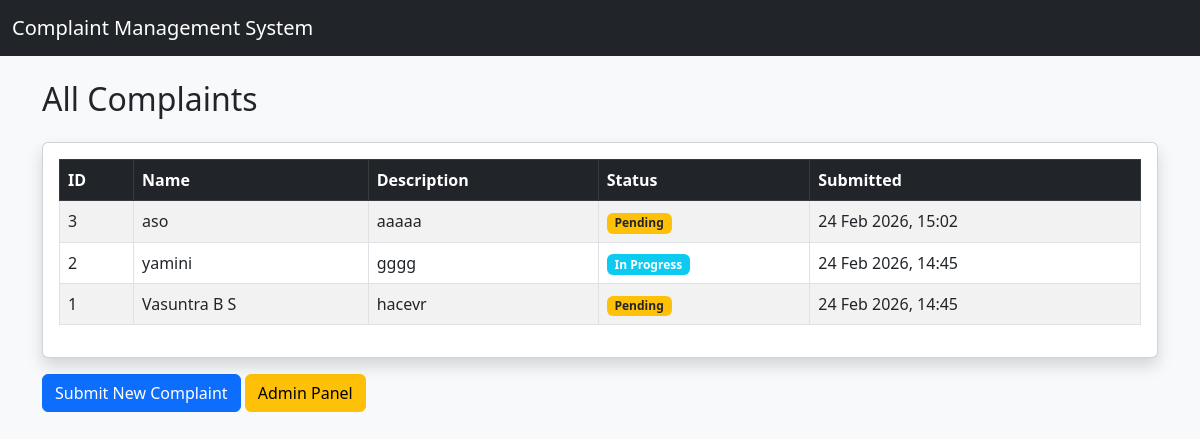
Page /list/ on the committed database.
### tickets/models.py (models this page shows, shortened)
class Complaint(models.Model):
    STATUS_CHOICES = [
        ('PENDING', 'Pending'),
        ('IN_PROGRESS', 'In Progress'),
        ('RESOLVED', 'Resolved'),
    ]
    name = models.CharField(max_length=100)
    email = models.EmailField()
    description = models.TextField()
    CATEGORY_CHOICES = [
    ('TECH', 'Technical'),
    ('MAINTENANCE', 'Maintenance'),
    ('OTHER', 'Other'),
]
    category = models.CharField(max_length=50, choices=CATEGORY_CHOICES)
    status = models.CharField(max_length=20, choices=STATUS_CHOICES, default='PENDING')
    created_at = models.DateTimeField(auto_now_add=True)

### tickets/views.py (the view)
# urls.py: path('list/', views.complaint_list, name='list'),
def complaint_list(request):
    complaints = Complaint.objects.all().order_by('-created_at')
    return render(request, 'tickets/list.html', {'complaints': complaints})

### tickets/templates/tickets/list.html (shortened to what this page needs)
<!DOCTYPE html>
<html>
<head>
    <link href="https://cdn.jsdelivr.net/npm/bootstrap@5.3.0/dist/css/bootstrap.min.css" rel="stylesheet">
</head>
<body class="bg-light">
<nav class="navbar navbar-dark bg-dark mb-4">
  <div class="container-fluid">
    <span class="navbar-brand">Complaint Management System</span>
  </div>
</nav>
<div class="container">
    <h2 class="mb-4">All Complaints</h2>
    <div class="card shadow p-3">
        <table class="table table-striped table-bordered">
            <thead class="table-dark">
                <tr>
                    <th>ID</th>
                    <th>Name</th>
                    <th>Description</th>
                    <th>Status</th>
                    <th>Submitted</th>
                </tr>
            </thead>
            <tbody>
                {% for c in complaints %}
                <tr>
                    <td>{{ c.id }}</td>
                    <td>{{ c.name }}</td>
                    <td>{{ c.description|truncatewords:10 }}</td>
                    <td>
                        {% if c.status == 'PENDING' %}
                            <span class="badge bg-warning text-dark">Pending</span>
                        {% elif c.status == 'IN_PROGRESS' %}
                            <span class="badge bg-info">In Progress</span>
                        {% else %}
                            <span class="badge bg-success">Resolved</span>
                        {% endif %}
                    </td>
                    <td>{{ c.created_at|date:"d M Y, H:i" }}</td>
                </tr>
                {% empty %}
                <tr>
                    <td colspan="5" class="text-center">No complaints yet</td>
                </tr>
                {% endfor %}
            </tbody>
        </table>
    </div>
    <a href="{% url 'home' %}" class="btn btn-primary mt-3">Submit New Complaint</a>
    <a href="/admin/" class="btn btn-warning mt-3">Admin Panel</a>
</div>
</body>
</html>

### rows in the picture
Complaint: id "3", name "aso", description "aaaaa", status "Pending", created_at "24 Feb 2026, 15:02"
Complaint: id "2", name "yamini", description "gggg", status "In Progress", created_at "24 Feb 2026, 14:45"
Complaint: id "1", name "Vasuntra B S", description "hacevr", status "Pending", created_at "24 Feb 2026, 14:45"
